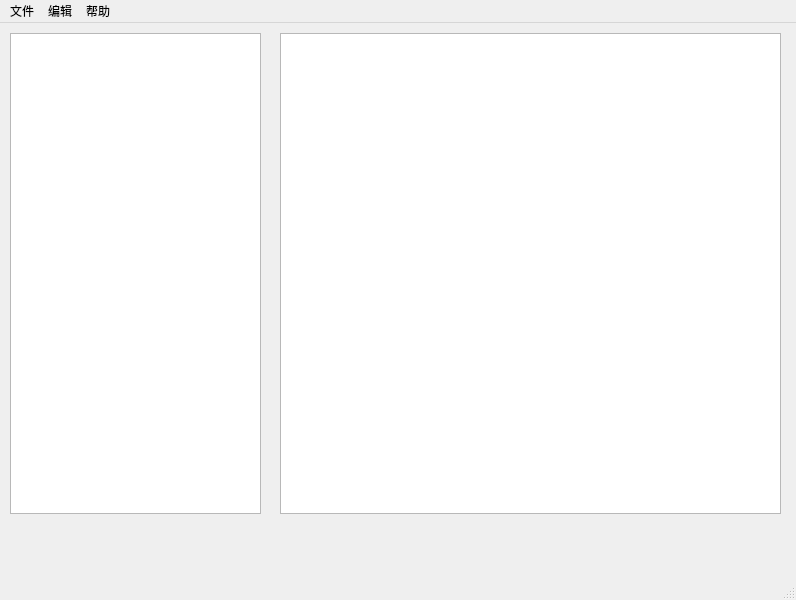
<?xml version="1.0" encoding="UTF-8"?>
<ui version="4.0">
 <class>MainWindow</class>
 <widget class="QMainWindow" name="MainWindow">
  <property name="geometry">
   <rect>
    <x>0</x>
    <y>0</y>
    <width>796</width>
    <height>600</height>
   </rect>
  </property>
  <property name="windowTitle">
   <string>审核程序</string>
  </property>
  <property name="windowIcon">
   <iconset theme="审"/>
  </property>
  <widget class="QWidget" name="centralwidget">
   <widget class="QListView" name="tableList">
    <property name="geometry">
     <rect>
      <x>10</x>
      <y>10</y>
      <width>251</width>
      <height>481</height>
     </rect>
    </property>
   </widget>
   <widget class="QTableView" name="tableData">
    <property name="geometry">
     <rect>
      <x>280</x>
      <y>10</y>
      <width>501</width>
      <height>481</height>
     </rect>
    </property>
   </widget>
  </widget>
  <widget class="QMenuBar" name="menubar">
   <property name="geometry">
    <rect>
     <x>0</x>
     <y>0</y>
     <width>796</width>
     <height>30</height>
    </rect>
   </property>
   <widget class="QMenu" name="menu">
    <property name="title">
     <string>文件</string>
    </property>
    <addaction name="actionimportFile"/>
    <addaction name="actionexportFile"/>
   </widget>
   <widget class="QMenu" name="menu_2">
    <property name="title">
     <string>编辑</string>
    </property>
   </widget>
   <widget class="QMenu" name="menu_3">
    <property name="title">
     <string>帮助</string>
    </property>
   </widget>
   <addaction name="menu"/>
   <addaction name="menu_2"/>
   <addaction name="menu_3"/>
  </widget>
  <widget class="QStatusBar" name="statusbar"/>
  <action name="actionimportFile">
   <property name="text">
    <string>导入文件</string>
   </property>
  </action>
  <action name="actionexportFile">
   <property name="text">
    <string>导出文件</string>
   </property>
  </action>
 </widget>
 <resources/>
 <connections>
  <connection>
   <sender>statusbar</sender>
   <signal>messageChanged(QString)</signal>
   <receiver>tableList</receiver>
   <slot>reset()</slot>
   <hints>
    <hint type="sourcelabel">
     <x>122</x>
     <y>592</y>
    </hint>
    <hint type="destinationlabel">
     <x>189</x>
     <y>453</y>
    </hint>
   </hints>
  </connection>
 </connections>
</ui>
